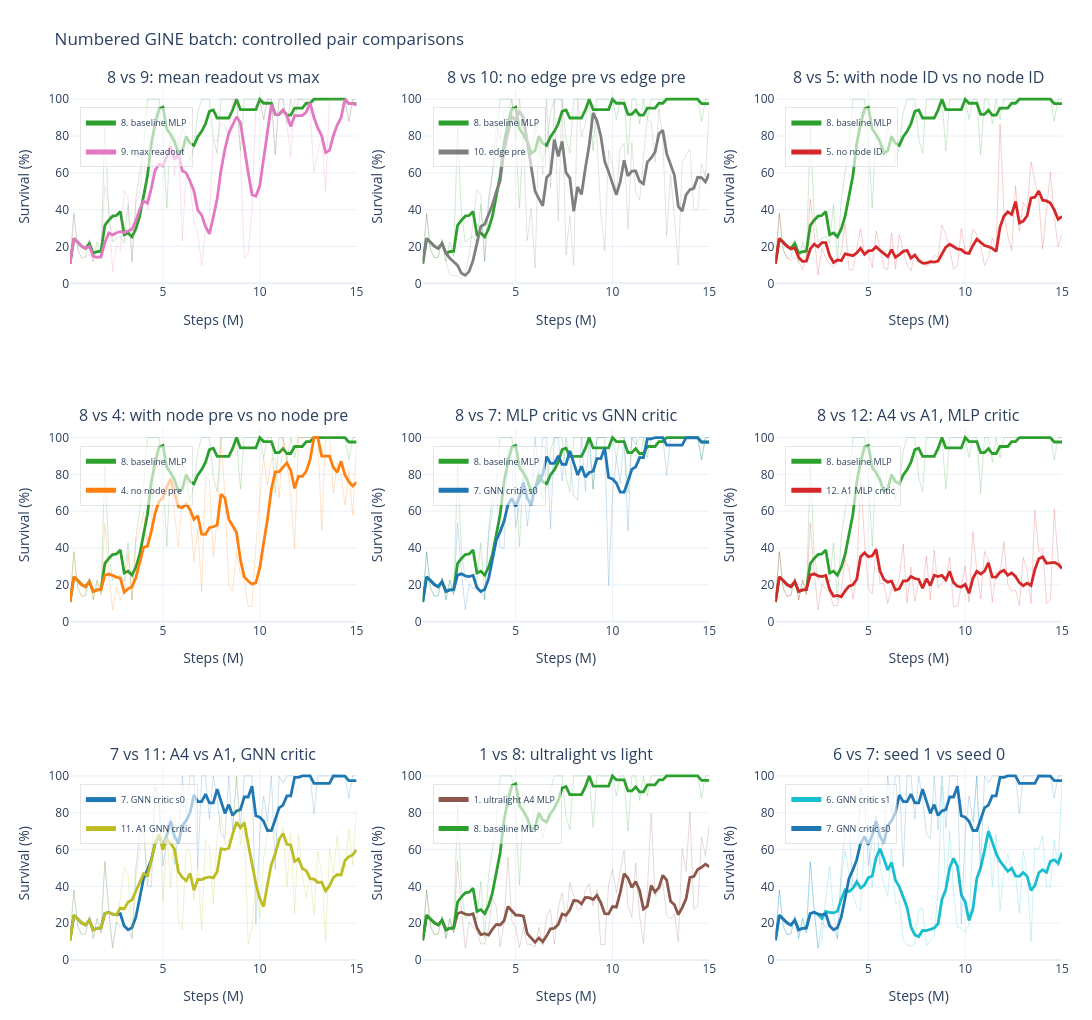

Here is the notebook cell this chart was saved with:
### Code cell
# Controlled pair plots: each subplot compares runs where one main knob changes.
def pair_specs(left_num, right_num):
    return [
        make_run(
            NUMBERED_RUN_NAMES[left_num],
            color="#2ca02c" if left_num == 8 else NUMBERED_GINE_RUNS[left_num]["color"],
            label=f"{left_num}. {NUMBERED_GINE_RUNS[left_num]['short']}",
        ),
        make_run(
            NUMBERED_RUN_NAMES[right_num],
            color=NUMBERED_GINE_RUNS[right_num]["color"],
            label=f"{right_num}. {NUMBERED_GINE_RUNS[right_num]['short']}",
        ),
    ]

controlled_pair_groups = [
    ("8 vs 9: mean readout vs max", pair_specs(8, 9)),
    ("8 vs 10: no edge pre vs edge pre", pair_specs(8, 10)),
    ("8 vs 5: with node ID vs no node ID", pair_specs(8, 5)),
    ("8 vs 4: with node pre vs no node pre", pair_specs(8, 4)),
    ("8 vs 7: MLP critic vs GNN critic", pair_specs(8, 7)),
    ("8 vs 12: A4 vs A1, MLP critic", pair_specs(8, 12)),
    ("7 vs 11: A4 vs A1, GNN critic", pair_specs(7, 11)),
    ("1 vs 8: ultralight vs light", pair_specs(1, 8)),
    ("6 vs 7: seed 1 vs seed 0", pair_specs(6, 7)),
]

fig_pairs = plot_run_groups(
    controlled_pair_groups,
    split="test",
    smooth=5,
    show_raw=True,
    title="configs/gine_fast: numbered GINE batch controlled pair comparisons",
    y_range=[0, 105],
    ncols=3,
    subplot_height=340,
    width=1800,
    save_name="numbered_gine_controlled_pair_comparisons",
)
fig_pairs
